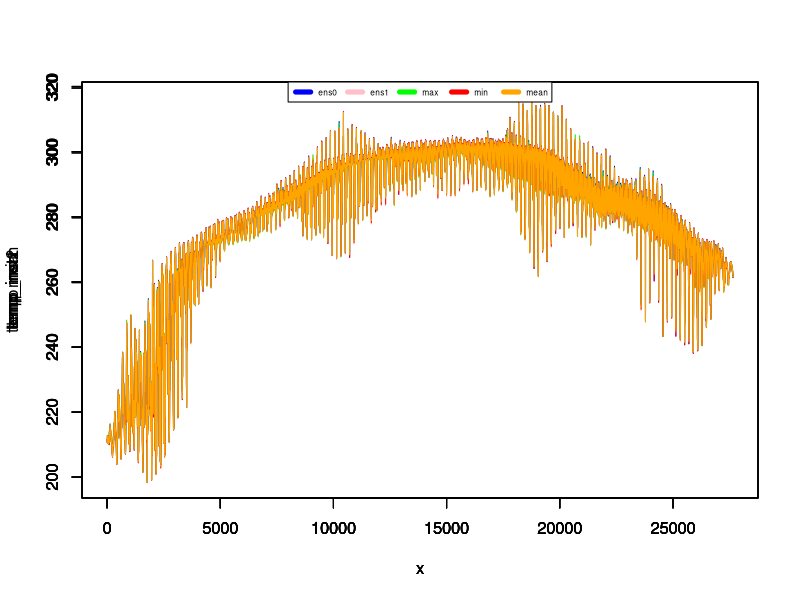
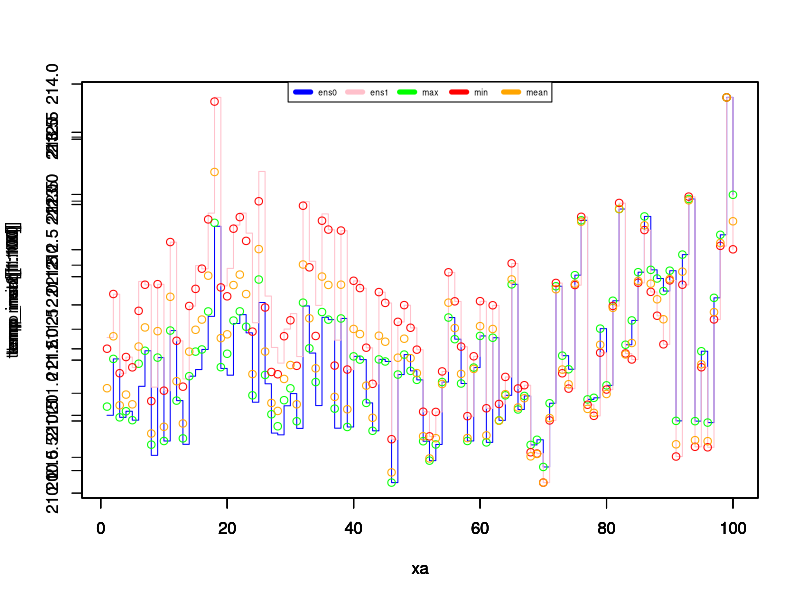
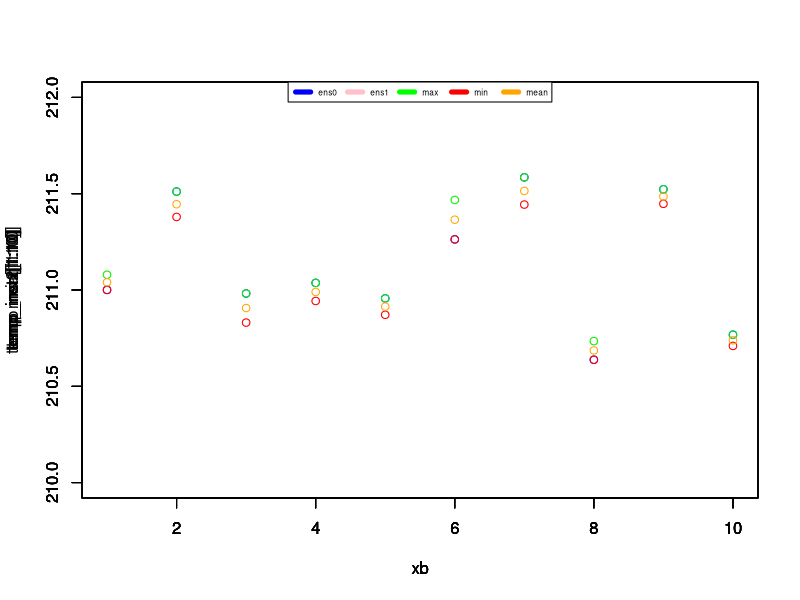
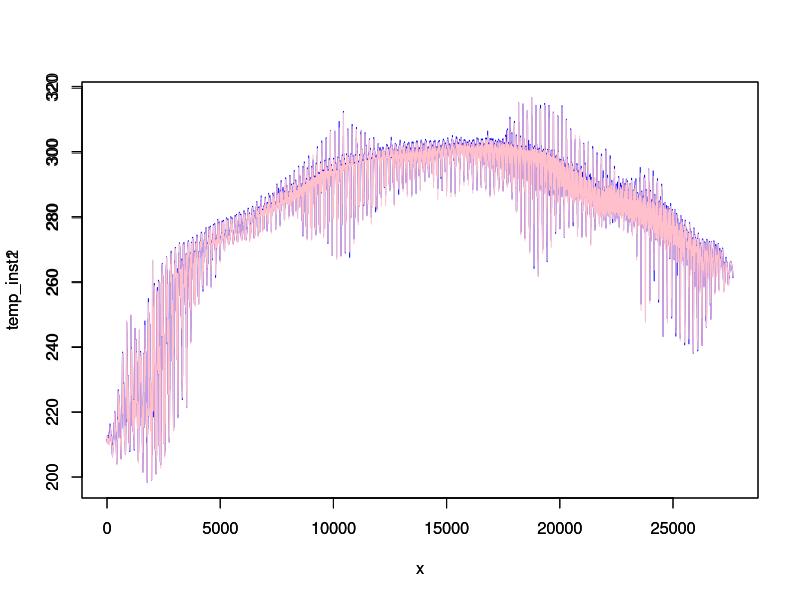
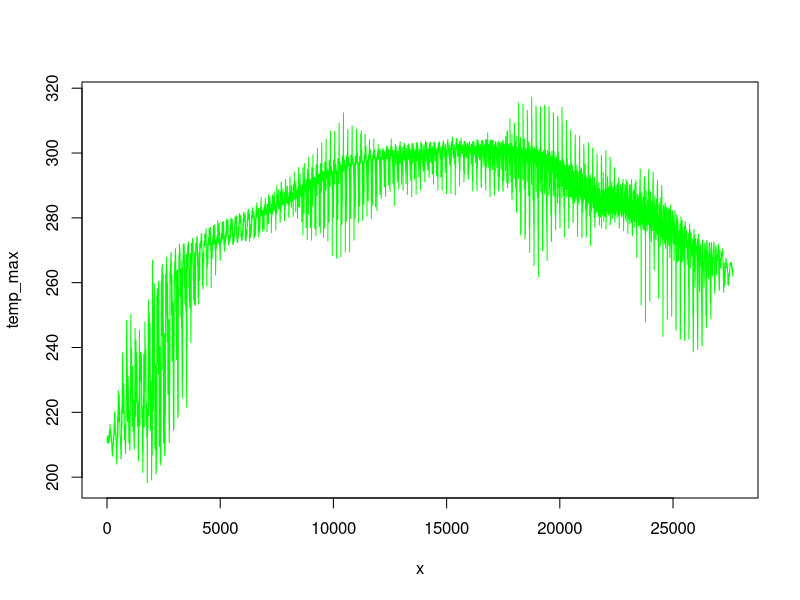
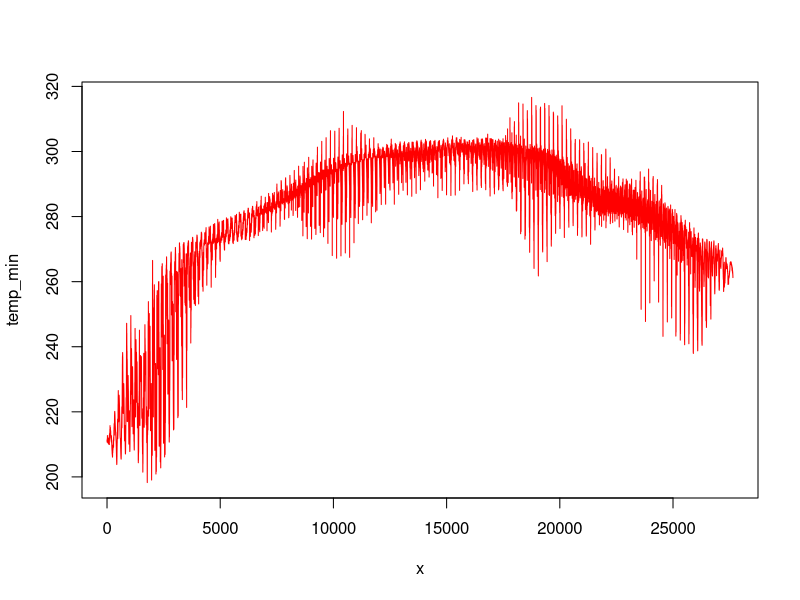
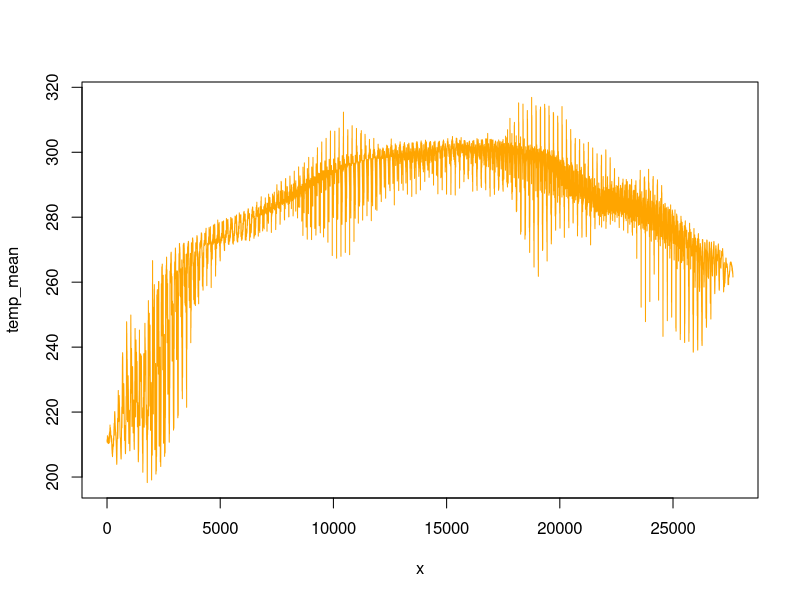

Recreate these plots in R, in order.
#!/usr/bin/env Rscript

# ########################################################

pdf("temp.pdf") # either save all files in one pdf or the files in specific pdfs; find an option to automatise the choice

# temp_inst = read.csv("temp-inst.csv")
# temp_max = read.csv("temp-max.csv")
# temp_min = read.csv("temp-min.csv")
# temp_mean = read.csv("temp-mean.csv")

# data = read.table("test.csv", header=FALSE, sep = ',')
temp_inst1 = read.table("inst12.txt", header=FALSE, sep = ',')
temp_inst2 = read.table("inst22.txt", header=FALSE, sep = ',')
temp_max = read.table("max2.txt", header=FALSE, sep = ',')
temp_min = read.table("min2.txt", header=FALSE, sep = ',')
temp_mean = read.table("mean2.txt", header=FALSE, sep = ',')
temp_stdev = read.table("stdev2.txt", header=FALSE, sep = ',')

x1=length(temp_inst1)
x2=length(temp_inst2)
x3=length(temp_max)
x4=length(temp_min)
x5=length(temp_mean)
x6=length(temp_stdev)

print(x1)
print(x2)
print(x3)
print(x4)
print(x5)
print(x6)

x = seq(1, x1, 1)


plot(x,temp_inst1,type="l",col="blue") 
par(new = TRUE)
plot(x,temp_inst2,type="l",col="pink") 
par(new = TRUE)
plot(x,temp_max,type="l",col="green",) 
par(new = TRUE)
plot(x,temp_min,type="l",col="red") 
par(new = TRUE)
plot(x,temp_mean,type="l",col="orange") 
par(new = TRUE)
#lines(x,temp_stdev,col="pink")
plot_colors <- c("blue","pink","green","red","orange") 
par(new = TRUE)
legend(x = "top",inset = 0,
        legend = c("ens0", "ens1","max", "min","mean"), 
        col=plot_colors, lwd=5, cex=.5, horiz = TRUE)


xa = seq(1, 100, 1)


plot(xa,temp_inst1[1:100],type="s",col="blue")
par(new = TRUE)
plot(xa,temp_inst2[1:100],type="s",col="pink")
par(new = TRUE)
plot(xa,temp_max[1:100],type="p",col="green",)
par(new = TRUE)
plot(xa,temp_min[1:100],type="p",col="red")
par(new = TRUE)
plot(xa,temp_mean[1:100],type="p",col="orange")
par(new = TRUE)
#lines(x,temp_stdev,col="pink")
plot_colors <- c("blue","pink","green","red","orange")
par(new = TRUE)
legend(x = "top",inset = 0,
        legend = c("ens0", "ens1","max", "min","mean"),
        col=plot_colors, lwd=5, cex=.5, horiz = TRUE)


xb = seq(1, 10, 1)


plot(xb,temp_inst1[1:10],type="p",col="blue",ylim = c(210, 212))
par(new = TRUE)
plot(xb,temp_inst2[1:10],type="p",col="pink",ylim = c(210, 212))
par(new = TRUE)
plot(xb,temp_max[1:10],type="p",col="green",ylim = c(210, 212))
par(new = TRUE)
plot(xb,temp_min[1:10],type="p",col="red",ylim = c(210, 212))
par(new = TRUE)
plot(xb,temp_mean[1:10],type="p",col="orange",ylim = c(210, 212))
par(new = TRUE)
#lines(x,temp_stdev,col="pink")
plot_colors <- c("blue","pink","green","red","orange")
par(new = TRUE)
legend(x = "top",inset = 0,
        legend = c("ens0", "ens1","max", "min","mean"),
        col=plot_colors, lwd=5, cex=.5, horiz = TRUE)

#print(temp_inst1[1:10])
#print(temp_inst2[1:10])
#print(temp_max[1:10])
#print(temp_min[1:10])
#print(temp_mean[1:10])


plot(x,temp_inst1,type="l",col="blue")
par(new = TRUE)
plot(x,temp_inst2,type="l",col="pink")

plot(x,temp_max,type="l",col="green")

plot(x,temp_min,type="l",col="red")

plot(x,temp_mean,type="l",col="orange")

#plot(x,temp_stdev,col="pink")

#dev.off()
print("Graphics constructed with success!")
